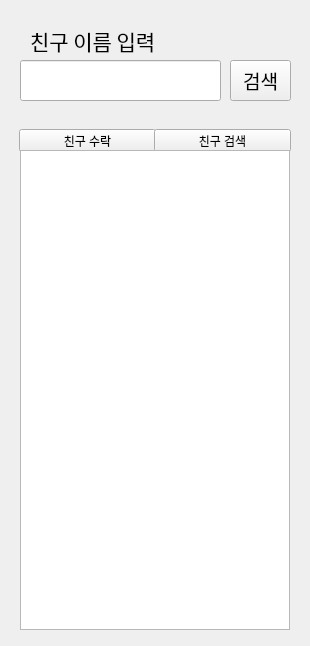
<?xml version="1.0" encoding="UTF-8"?>
<ui version="4.0">
 <class>Form</class>
 <widget class="QWidget" name="Form">
  <property name="geometry">
   <rect>
    <x>0</x>
    <y>0</y>
    <width>310</width>
    <height>646</height>
   </rect>
  </property>
  <property name="windowTitle">
   <string>Form</string>
  </property>
  <widget class="QLabel" name="label">
   <property name="geometry">
    <rect>
     <x>30</x>
     <y>20</y>
     <width>171</width>
     <height>41</height>
    </rect>
   </property>
   <property name="font">
    <font>
     <family>Agency FB</family>
     <pointsize>16</pointsize>
    </font>
   </property>
   <property name="text">
    <string>친구 이름 입력</string>
   </property>
  </widget>
  <widget class="QLineEdit" name="Friend_Name_Edit">
   <property name="geometry">
    <rect>
     <x>20</x>
     <y>60</y>
     <width>201</width>
     <height>41</height>
    </rect>
   </property>
  </widget>
  <widget class="QPushButton" name="Friend_Name_Button">
   <property name="geometry">
    <rect>
     <x>230</x>
     <y>60</y>
     <width>61</width>
     <height>41</height>
    </rect>
   </property>
   <property name="font">
    <font>
     <family>Agency FB</family>
     <pointsize>14</pointsize>
    </font>
   </property>
   <property name="text">
    <string>검색</string>
   </property>
  </widget>
  <widget class="QPushButton" name="Friend_Accept_Button">
   <property name="geometry">
    <rect>
     <x>19</x>
     <y>129</y>
     <width>137</width>
     <height>23</height>
    </rect>
   </property>
   <property name="text">
    <string>친구 수락</string>
   </property>
  </widget>
  <widget class="QPushButton" name="Friend_Search_Button">
   <property name="geometry">
    <rect>
     <x>154</x>
     <y>129</y>
     <width>137</width>
     <height>23</height>
    </rect>
   </property>
   <property name="text">
    <string>친구 검색</string>
   </property>
  </widget>
  <widget class="QListView" name="listView">
   <property name="geometry">
    <rect>
     <x>20</x>
     <y>150</y>
     <width>270</width>
     <height>480</height>
    </rect>
   </property>
  </widget>
 </widget>
 <resources/>
 <connections/>
</ui>
